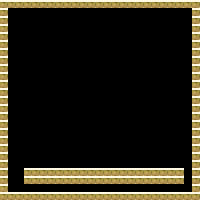

A 2D game scene composited from a Tiled map and its tileset images. What follows is a short description and the map's XML, with each tile layer's data collapsed to a summary:
An orthogonal 25x25 tile map with 8x8 px tiles, 1 tile layer (Camada de Tiles 1).

<map version="1.0" orientation="orthogonal" renderorder="right-down" width="25" height="25" tilewidth="8" tileheight="8" nextobjectid="1">
 <tileset firstgid="1" name="tileset" tilewidth="8" tileheight="8" tilecount="768">
  <image source="tileset.jpg" width="259" height="195" />
 </tileset>
 <layer name="Camada de Tiles 1" width="25" height="25">
  <data>[625 cells, 136 non-empty, 1 distinct tile ids]</data>
 </layer>
</map>